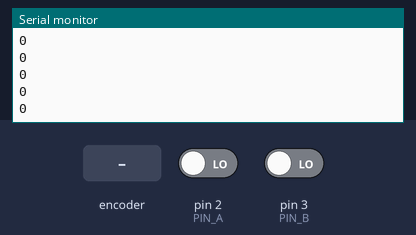
The sketch below on a simulated Arduino Uno, built with avr-gcc and run on an emulated ATmega328P. Parts: the last lines printed to the serial monitor. The test bench sets the inputs (shaded band); at power-on: pin 2 (PIN_A) LOW, pin 3 (PIN_B) LOW.

Above: at 1.2 s.
1.3 s: rotary encoder on pin 2 (PIN_A) / pin 3 (PIN_B) turned 1 step (first pin leading)
At 1.56 s:
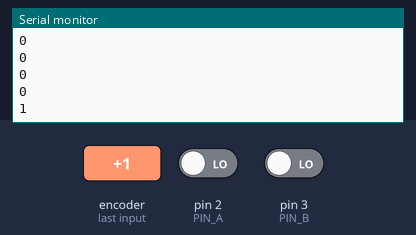
3.0 s: rotary encoder on pin 2 (PIN_A) / pin 3 (PIN_B) turned 1 step (first pin leading)
At 3.36 s:
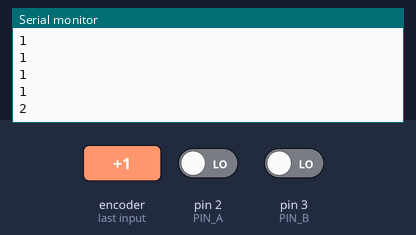
Timing chart, 0 to 6.0 s (numbered marks = the images above; inputs shaded):
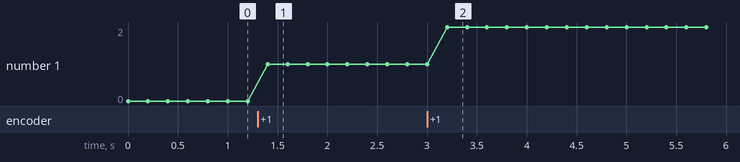

Measured:
- after the input at 1.3 s, the serial monitor: prints a new line after 0.10 s (image 1)
- after the input at 3.0 s, the serial monitor: prints a new line after 0.20 s (image 2)
- plotted number 1: 0 → 1 after the input at 1.3 s, 1 → 2 after the input at 3.0 s

The sketch:

arduino_encodeur_optique_2.ino
```cpp
const byte PIN_A = 2, PIN_B = 3;
volatile long position = 0;
void setup() {
  Serial.begin(9600);
  pinMode(PIN_A, INPUT);
  pinMode(PIN_B, INPUT);
  int n = digitalPinToInterrupt(PIN_A);
  attachInterrupt(n, voieA, RISING);
}
void voieA() {
  if (digitalRead(PIN_B) == LOW) position++;
  else position--;
}
void loop() {
  noInterrupts();
  long p = position;
  interrupts();
  Serial.println(p);
  delay(200);
}
```
